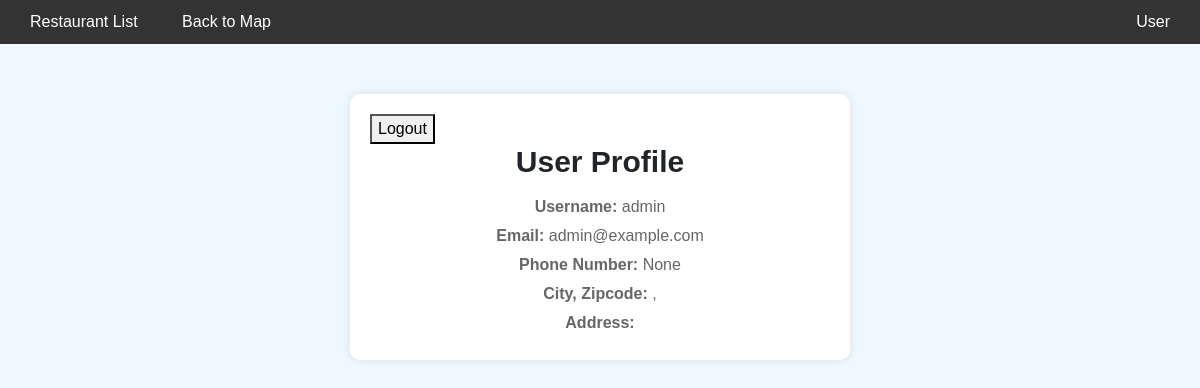
Page /foodie/user/ (signed in) on the committed database.
### foodie/models.py (models this page shows, shortened)
class CustomUser(AbstractUser):
    name = models.CharField(max_length=200)
    address = models.CharField(max_length=200)
    city = models.CharField(max_length=100)
    zip_code = models.CharField(max_length=10)
    favorite_restaurants = models.ManyToManyField(Restaurant, related_name='favorited_by', blank=True) # restaurants can get people that favorited them with the related_name field
    phone_number = models.CharField(max_length=10, null=True, blank=True)
    user_reviews = models.JSONField(default=list, blank=True)

### foodie/views.py (the view)
# urls.py: path('user/', views.user_profile_page, name='user_profile_page'),
def user_profile_page(request): # add user id parameter
    if request.user.is_authenticated:
        user = get_object_or_404(CustomUser, pk=request.user.id)
        context = {
            'user': user,
            'loggedIn': True
        }
        return render(request, "foodie/userPage.html", context)
    else:
        return redirect('foodie:login')

### foodie/templates/foodie/userPage.html (shortened to what this page needs)
{% extends 'base.html' %}
{% load static %}
{% block content %}
<!DOCTYPE html>
<html lang="en">
<head>
    <link rel="stylesheet" href="{% static 'userPage.css' %}">
</head>
<body>
    <div class="profile-container">
        <div class="logout">
            <form class="logout" action="{% url 'foodie:logout' %}" method="post">
                <button id="logoutButton">Logout</button>
            </form>
        </div>
        <h1> User Profile </h1>
        <div class="info">
            <p><strong>Username:</strong> {{ user.username }}</p>
            <p><strong>Email:</strong> {{ user.email }}</p>
            <p><strong>Phone Number:</strong> {{ user.phone_number }}</p>
            <p><strong>City, Zipcode:</strong> {{ user.city }}, {{ user.zip_code}} </p>
            <p><strong>Address:</strong> {{ user.address }} </p>
        </div>
    </div>
</body>
</html>
{% endblock %}

### mysite/static/userPage.css (style rules this page uses)
body { font-family: Arial, sans-serif; background-color: #f0f8ff; margin: 0; padding: 0; }
.profile-container { width: 500px; margin: 50px auto; background: #fff; padding: 20px; box-shadow: 0 0 10px rgba(0, 0, 0, 0.1); border-radius: 10px; }
.profile-container p { text-align: center; color: #666; }
.profile-container .info { margin-top: 15px; }
.profile-container .info p { margin: 5px 0; }
.profile-container h1 { text-align: center; font-size: 30px; font-weight: bold; }

### rows in the picture
CustomUser: username "admin", email "admin@example.com", phone_number "None"
